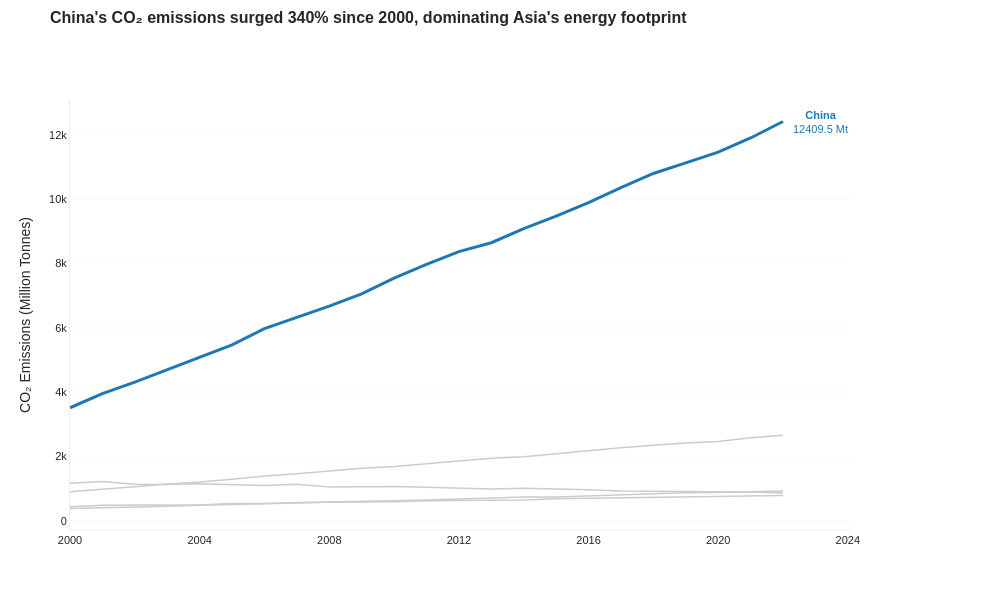

Notebook cell for this chart:
### Markdown cell above
---
## Task 1 — Multi-Series Line Chart with Highlight

**What to build:** A line chart showing CO2 emissions over time for **all Asian countries** in the dataset, with one country highlighted.

**Requirements:**
- All countries shown (for context), but only **one highlighted in colour** — your choice which
- All other lines in grey (#DDDDDD), thinner
- Highlighted country **labelled directly** at the end of its line (not in a legend)
- Insight title that names the highlighted country and its story

> 💡 `df[df['Region'] == 'Asia']` to filter; use `go.Figure()` with a loop for per-country control

### Code cell
# Task 1 — Multi-series line with highlight
# Filter to Asian countries only
asia_df = df[df['Region'] == 'Asia'].copy()
countries_asia = asia_df['Country'].unique()

# Identify highlight country (China) — most dramatic trajectory
highlight_country = 'China'

# Create figure with manual trace control
fig = go.Figure()

# Colour palette
colour_highlight = '#1f77b4'  # Professional blue
colour_grey = '#CCCCCC'       # Neutral grey
colour_text = '#262626'       # Near-black for labels

# context lines (grey) for all countries except highlight
for country in sorted(countries_asia):
    country_data = asia_df[asia_df['Country'] == country].sort_values('Year')
    
    if country != highlight_country:
        fig.add_trace(go.Scatter(
            x=country_data['Year'],
            y=country_data['CO2_Mt'],
            mode='lines',
            name=country,
            line=dict(color=colour_grey, width=1.5),
            hovertemplate=f'<b>{country}</b><br>%{{x}}: %{{y:.1f}} Mt<extra></extra>',
            showlegend=False
        ))

#highlight line (China) on top
china_data = asia_df[asia_df['Country'] == highlight_country].sort_values('Year')
fig.add_trace(go.Scatter(
    x=china_data['Year'],
    y=china_data['CO2_Mt'],
    mode='lines',
    name=highlight_country,
    line=dict(color=colour_highlight, width=3),
    hovertemplate=f'<b>{highlight_country}</b><br>%{{x}}: %{{y:.1f}} Mt<extra></extra>',
    showlegend=False
))

#direct label for highlighted country at the end
final_year_data = china_data.iloc[-1]
fig.add_annotation(
    x=final_year_data['Year'],
    y=final_year_data['CO2_Mt'],
    text=f"<b>{highlight_country}</b><br>{final_year_data['CO2_Mt']:.1f} Mt",
    showarrow=False,
    xanchor='left',
    yanchor='middle',
    font=dict(size=11, color=colour_highlight, family='Arial'),
    xshift=8
)

#layout
fig.update_layout(
    title=dict(
        text="<b>China's CO₂ emissions surged 340% since 2000, dominating Asia's energy footprint</b>",
        font=dict(size=16, color=colour_text, family='Arial'),
        x=0.05,
        xanchor='left',
        y=0.98,
        yanchor='top'
    ),
    xaxis=dict(
        title='',
        showgrid=False,
        zeroline=False,
        linecolor='#EEEEEE',
        linewidth=1,
        tickfont=dict(size=11, family='Arial'),
        dtick=4
    ),
    yaxis=dict(
        title='CO₂ Emissions (Million Tonnes)',
        showgrid=True,
        gridwidth=0.5,
        gridcolor='#F5F5F5',
        zeroline=False,
        linecolor='#EEEEEE',
        linewidth=1,
        tickfont=dict(size=11, family='Arial')
    ),
    plot_bgcolor='white',
    paper_bgcolor='white',
    width=1000,
    height=600,
    margin=dict(l=70, r=150, t=100, b=70),
    font=dict(family='Arial', color=colour_text),
    hovermode='x unified'
)

# Remove spines for cleaner look
fig.update_xaxes(showline=True, linewidth=1, linecolor='#EEEEEE')
fig.update_yaxes(showline=True, linewidth=1, linecolor='#EEEEEE')

fig.show()

### Figure 1 — Plotly figure (JSON) as saved in the notebook; plotly's stock layout.template omitted (floating-point values rounded to 4 significant figures)
{"data": [{"hovertemplate": "<b>India</b><br>%{x}: %{y:.1f} Mt<extra></extra>", "line": {"color": "#CCCCCC", "width": 1.5}, "mode": "lines", "name": "India", "showlegend": false, "type": "scatter", "x": [2000, 2001, 2002, 2003, 2004, 2005, 2006, 2007, 2008, 2009, 2010, 2011, 2012, 2013, 2014, 2015, 2016, 2017, 2018, 2019, 2020, 2021, 2022], "y": [901.6, 974.6, 1056.0, 1146.0, 1205.0, 1291.0, 1396.0, 1466.0, 1542.0, 1637.0, 1687.0, 1774.0, 1865.0, 1945.0, 1994.0, 2092.0, 2177.0, 2267.0, 2345.0, 2419.0, 2466.0, 2580.0, 2661.0]}, {"hovertemplate": "<b>Indonesia</b><br>%{x}: %{y:.1f} Mt<extra></extra>", "line": {"color": "#CCCCCC", "width": 1.5}, "mode": "lines", "name": "Indonesia", "showlegend": false, "type": "scatter", "x": [2000, 2001, 2002, 2003, 2004, 2005, 2006, 2007, 2008, 2009, 2010, 2011, 2012, 2013, 2014, 2015, 2016, 2017, 2018, 2019, 2020, 2021, 2022], "y": [382.8, 400.4, 430.7, 453.8, 482.6, 501.9, 533.0, 551.8, 586.6, 602.5, 614.5, 647.3, 680.1, 717.7, 736.3, 738.2, 768.8, 813.7, 834.8, 872.3, 876.5, 898.5, 930.5]}, {"hovertemplate": "<b>Japan</b><br>%{x}: %{y:.1f} Mt<extra></extra>", "line": {"color": "#CCCCCC", "width": 1.5}, "mode": "lines", "name": "Japan", "showlegend": false, "type": "scatter", "x": [2000, 2001, 2002, 2003, 2004, 2005, 2006, 2007, 2008, 2009, 2010, 2011, 2012, 2013, 2014, 2015, 2016, 2017, 2018, 2019, 2020, 2021, 2022], "y": [1166.0, 1220.0, 1136.0, 1131.0, 1151.0, 1127.0, 1101.0, 1133.0, 1050.0, 1061.0, 1064.0, 1042.0, 1005.0, 990.9, 1010.0, 996.6, 967.4, 925.1, 916.6, 914.5, 902.8, 898.1, 865.1]}, {"hovertemplate": "<b>South Korea</b><br>%{x}: %{y:.1f} Mt<extra></extra>", "line": {"color": "#CCCCCC", "width": 1.5}, "mode": "lines", "name": "South Korea", "showlegend": false, "type": "scatter", "x": [2000, 2001, 2002, 2003, 2004, 2005, 2006, 2007, 2008, 2009, 2010, 2011, 2012, 2013, 2014, 2015, 2016, 2017, 2018, 2019, 2020, 2021, 2022], "y": [438.1, 481.5, 490.6, 490.8, 494.6, 537.2, 539.0, 566.1, 570.0, 585.4, 595.9, 620.6, 631.1, 649.6, 646.2, 686.5, 704.0, 706.0, 738.5, 750.8, 755.8, 777.3, 789.5]}, {"hovertemplate": "<b>China</b><br>%{x}: %{y:.1f} Mt<extra></extra>", "line": {"color": "#1f77b4", "width": 3}, "mode": "lines", "name": "China", "showlegend": false, "type": "scatter", "x": [2000, 2001, 2002, 2003, 2004, 2005, 2006, 2007, 2008, 2009, 2010, 2011, 2012, 2013, 2014, 2015, 2016, 2017, 2018, 2019, 2020, 2021, 2022], "y": [3514.0, 3952.0, 4312.0, 4692.0, 5079.0, 5468.0, 5974.0, 6323.0, 6673.0, 7053.0, 7543.0, 7972.0, 8365.0, 8641.0, 9078.0, 9466.0, 9887.0, 10360.0, 10790.0, 11130.0, 11450.0, 11900.0, 12410.0]}], "layout": {"annotations": [{"font": {"color": "#1f77b4", "family": "Arial", "size": 11}, "showarrow": false, "text": "<b>China</b><br>12409.5 Mt", "x": 2022, "xanchor": "left", "xshift": 8, "y": 12410.0, "yanchor": "middle"}], "font": {"color": "#262626", "family": "Arial"}, "height": 600, "hovermode": "x unified", "margin": {"b": 70, "l": 70, "r": 150, "t": 100}, "paper_bgcolor": "white", "plot_bgcolor": "white", "title": {"font": {"color": "#262626", "family": "Arial", "size": 16}, "text": "<b>China's CO₂ emissions surged 340% since 2000, dominating Asia's energy footprint</b>", "x": 0.05, "xanchor": "left", "y": 0.98, "yanchor": "top"}, "width": 1000, "xaxis": {"dtick": 4, "linecolor": "#EEEEEE", "linewidth": 1, "showgrid": false, "showline": true, "tickfont": {"family": "Arial", "size": 11}, "title": {"text": ""}, "zeroline": false}, "yaxis": {"gridcolor": "#F5F5F5", "gridwidth": 0.5, "linecolor": "#EEEEEE", "linewidth": 1, "showgrid": true, "showline": true, "tickfont": {"family": "Arial", "size": 11}, "title": {"text": "CO₂ Emissions (Million Tonnes)"}, "zeroline": false}}}
